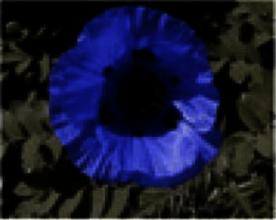
#> input picture file_1.png_.jpeg, 276 x 220 px, given in place of image9.jpg, which was not available
$ python CVD_Compensation_algo.py
#> lines starting #> are read from the running program, lines starting #| are printed output that depends on the picture; long printed decimals are rounded; pictures that were not available may be replaced by others from this repository, and a replacement may not be noted
from os import listdir

import cv2 as cv
import files as files
import numpy as np
from PIL import Image
from matplotlib import pyplot as plt


def apply_gamma(v):
    if v <= 0.0031308:
        v_prime = v * 3294.6
    elif v > 0.0031308:
        v_prime = 255 * (1.055 * (v ** 0.41666) - 0.055)
    elif v < 0:
        v_prime = v * 3294.6
    return v_prime


def remove_gamma(v):
    if v <= 0.04045 * 255:
        v_prime = v / (255 * 12.92)
    elif v > 0.04045 * 255:
        v_prime = (((v / 255) + 0.055) / 1.055) ** 2.4
    return v_prime


t_rgb_xyz = np.array(
    [[0.4124564, 0.3575761, 0.1804375], [0.2126729, 0.7151522, 0.0721750], [0.0193339, 0.1191920, 0.9503041]])

t_xyz_lms = np.array([[0.4002, 0.7076, -0.0808], [-0.2263, 1.1653, 0.0457], [0, 0, 0.9182]])

t_rgb_lms = t_rgb_xyz.dot(t_xyz_lms)
t_lms_rgb = np.linalg.inv(t_rgb_lms)
T = t_xyz_lms.dot(t_rgb_xyz)
print(T)

blue_lms = T.dot([[0],[0],[1]])
# print(blue_lms)


white_lms = T.dot([[1],[1],[1]])
# print(white_lms)

q1 = ((blue_lms[0] * white_lms[2]) - (white_lms[0] * blue_lms[2])) / ((blue_lms[1] * white_lms[2]) - (white_lms[1] * blue_lms[2]))
print(q1)

q2 = ((blue_lms[0] * white_lms[1]) - (white_lms[0] * blue_lms[1])) / ((blue_lms[2] * white_lms[1]) - (white_lms[2] * blue_lms[1]))
print(q2)

t_sim = np.array([[0,1.05118294,-0.05116099],[0,1,0],[0,0,1]])

path = 'E:\\PycharmProjects\\CVD\\dataset_original_images\\dataset_original_images\\'
imagesList = listdir(path)
print(imagesList)

imagesList1 = imagesList[:10]
imagesList2 = imagesList[50:60]
print(imagesList2)

for everyimage in imagesList2:
    image_name = everyimage
    try_image = cv.imread(path + everyimage)
    image_array = np.array(try_image)
    image_array = np.asfarray(image_array)
    dimension = list()
    dimension = image_array.shape
    for i in range(dimension[0]):
        for j in range(dimension[1]):
            pixel_array = np.array(image_array[i][j])
            image_array = np.asfarray(image_array)
            np.resize(pixel_array, (3, 1))
            pixel_array = np.asfarray(pixel_array)
            for n in range(3):
                pixel_array[n] = remove_gamma(pixel_array[n])

            pixel_array = t_rgb_xyz.dot(pixel_array)
            pixel_array_o = pixel_array
            pixel_array = t_xyz_lms.dot(pixel_array)
            pixel_array = t_sim.dot(pixel_array)

            for x in range(3):
                if pixel_array[x] < 0:
                    pixel_array[x] = 0
                elif pixel_array[x] > 1:
                    pixel_array[x] = 1
            image_array[i][j] = pixel_array
    plt.imsave('file_{0}_.jpeg'.format(image_name), image_array)

    #with open('file_{0}_.jpeg'.format(image_name)):

#recolor
import math
from os import listdir
import matplotlib.pyplot as plt
import cv2 as cv

path = 'E:\\PycharmProjects\\CVD\\comprasion_data\\dataset_original_images\\dataset_original_images\\'
imagesList = listdir(path)
print(imagesList)

imagesList1 = imagesList[:10]
imagesList2 = imagesList[390:400]
print(imagesList2)

for everyimage in imagesList2:
    image_name = everyimage
    try_image = cv.imread(path + everyimage)
    image_array = np.array(try_image)
    image_array = np.asfarray(image_array)
    dimension = list()
    dimension = image_array.shape
    for i in range(dimension[0]):
        for j in range(dimension[1]):
            pixel_array = np.array(image_array[i][j])
            image_array = np.asfarray(image_array)
            np.resize(pixel_array, (3, 1))
            pixel_array = np.asfarray(pixel_array)
            for n in range(3):
                pixel_array[n] = remove_gamma(pixel_array[n])

            pixel_array = t_rgb_xyz.dot(pixel_array)
            pixel_array_o = pixel_array
            pixel_array = t_xyz_lms.dot(pixel_array)
            pixel_array = t_sim.dot(pixel_array)
            pixel_array_s = pixel_array
            E_x = abs(pixel_array_o[0] - pixel_array_s[0])
            E_z = abs(pixel_array_o[2] - pixel_array_s[2])
            theta_o = math.atan(pixel_array_o[2] / pixel_array_o[0])
            theta_s = math.atan(pixel_array_s[2] / pixel_array_s[0])
            phi = abs(theta_o - theta_s)
            s, c = np.sin(phi), np.cos(phi)
            t_rotation = np.array([[s, c], [c, -s]])
            E = np.array([[E_x], [E_z]])
            E_bar = t_rotation.dot(E)
            pixel_array_s[0] = pixel_array_o[0] + E_bar[0][0]
            pixel_array_s[1] = pixel_array_o[1]
            pixel_array_s[2] = pixel_array_o[2] + E_bar[0][0] + E_bar[1][0]
            pixel_array_s = t_lms_rgb.dot(pixel_array_s)
            for x in range(3):
                if pixel_array_s[x] < 0:
                    pixel_array_s[x] = 0
                elif pixel_array_s[x] > 1:
                    pixel_array_s[x] = 1
            image_array[i][j] = pixel_array_s
    plt.imsave('recoloured_{0}'.format(image_name), image_array)

    with open('recoloured_{0}'.format(image_name)):

        files.download('recoloured_{0}'.format(image_name))
# xyz values of image as perceived by the color blind
from PIL import Image
import matplotlib.pyplot as plt
import matplotlib.image as mpimg
i = "E:\\PycharmProjects\\CVD\\comprasion_data\\dataset_original_images\\dataset_original_images\\image9.jpg"
test_image1 = Image.open(i)
#> test_image1 is the input picture: PIL image 276x220 RGB; mean R, G, B 20.5, 22.1, 48.7
image_array1 = np.array(test_image1)
image_array1 = np.asfarray(image_array1)
dimension1 = list()
dimension1 = image_array1.shape
#> dimension1 = (220, 276, 3)

plt.imshow(mpimg.imread(i))

for i in range(dimension1[0]):
    for j in range(dimension1[1]):
        pixel_array1 = np.array(image_array1[i][j])
        image_array1 = np.asfarray(image_array1)
        np.resize(pixel_array1, (3, 1))
        pixel_array1 = np.asfarray(pixel_array1)
        for n in range(3):
            pixel_array1[n] = remove_gamma(pixel_array1[n])

        pixel_array1 = t_rgb_xyz.dot(pixel_array1)
        pixel_array1 = t_xyz_lms.dot(pixel_array1)
        pixel_array1 = t_sim.dot(pixel_array1)
        for x in range(3):
            if pixel_array1[x] < 0:
                pixel_array1[x] = 1 - pixel_array1[x]
        image_array1[i][j] = pixel_array1
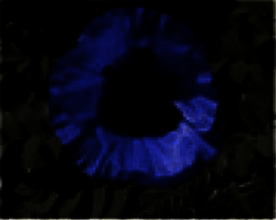
#> image_array1: shape (220, 276, 3) float64; mean R, G, B 0.0182, 0.0207, 0.07

print(image_array1[0][0])
#| [0.05613 0.05613 0.05612]
plt.imshow(image_array1, interpolation='nearest')
plt.show()
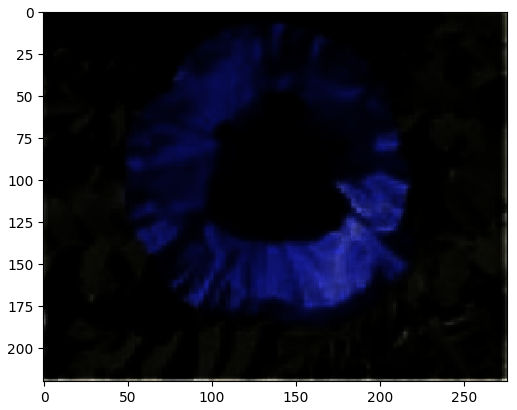
#> figure drawn by matplotlib, 1 panel
# xyz values as perceived by normal people

import numpy as np
from PIL import Image
import matplotlib.pyplot as plt
import math

i = 'E:\\PycharmProjects\\CVD\\comprasion_data\\dataset_original_images\\dataset_original_images\\image9.jpg'
test_image2 = Image.open(i)
image_array2 = np.array(test_image2)
image_array2 = np.asfarray(image_array2)
dimension2 = list()
dimension2 = image_array2.shape

# plt.imshow(mpimg.imread(i))


for i in range(dimension2[0]):
    for j in range(dimension2[1]):
        pixel_array2 = np.array(image_array2[i][j])
        image_array2 = np.asfarray(image_array2)
        np.resize(pixel_array2, (3, 1))
        pixel_array2 = np.asfarray(pixel_array2)
        # if(pixel_array2[2]<=pixel_array2[0]/1.5 and pixel_array2[1]<=pixel_array2[0]/1.5):
        for n in range(3):
            pixel_array2[n] = remove_gamma(pixel_array2[n])

        pixel_array2 = t_rgb_xyz.dot(pixel_array2)
        pixel_array2_o = pixel_array2

        pixel_array2 = t_xyz_lms.dot(pixel_array2)
        pixel_array2 = t_sim.dot(pixel_array2)
        pixel_array2_s = pixel_array2
        E_x = abs(pixel_array2_o[0] - pixel_array2_s[0])
        E_z = abs(pixel_array2_o[2] - pixel_array2_s[2])
        theta_o = math.atan(pixel_array2_o[2] / pixel_array2_o[0])
        theta_s = math.atan(pixel_array2_s[2] / pixel_array2_s[0])
        phi = abs(theta_o - theta_s)
        s, c = np.sin(phi), np.cos(phi)
        t_rotation = np.array([[s, c], [c, -s]])
        E = np.array([[E_x], [E_z]])
        E_bar = t_rotation.dot(E)
        pixel_array2_s[0] = pixel_array2_o[0] + E_bar[0][0]
        pixel_array2_s[1] = pixel_array2_o[1]
        pixel_array2_s[2] = pixel_array2_o[2] + E_bar[0][0] + E_bar[1][0]
        pixel_array2_s = t_lms_rgb.dot(pixel_array2_s)
        # for n in range(3):
        # pixel_array2_s[n] = apply_gamma(pixel_array2_s[n])
        image_array2[i][j] = pixel_array2_s
#> image_array2: shape (220, 276, 3) float64; 8.95% of the values are NaN or infinite; the others: min -0.00159, max 1.18, mean 0.068

print(image_array2[0][0])
#| [0.08463 0.05781 0.07021]
plt.imshow(image_array2, interpolation='nearest')
plt.show()

$ run again, on file_13.png_.jpeg
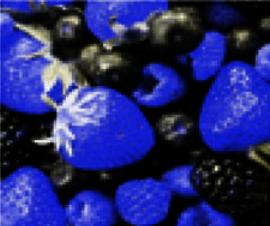
#> input picture file_13.png_.jpeg, 270 x 226 px, given in place of image9.jpg, which was not available
#> test_image1 is the input picture: PIL image 270x226 RGB; mean R, G, B 36.3, 40, 112.7
#> after the loop `for i in range(dimension1[0]):`:
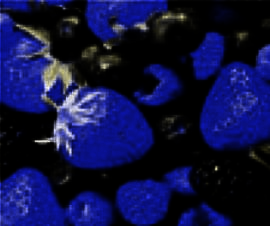
#> image_array1: shape (226, 270, 3) float64; mean R, G, B 0.0615, 0.0716, 0.269
#| [0.1601 0.194 0.8572]
#> `plt.show()`:
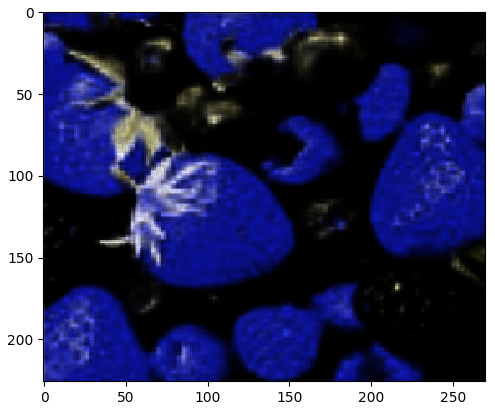
#> figure drawn by matplotlib, 1 panel
#| [0.7624 0.1385  1.267]

$ run again, on file_14.png_.jpeg
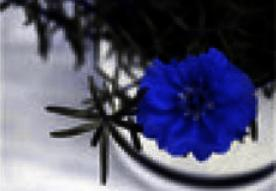
#> input picture file_14.png_.jpeg, 276 x 191 px, given in place of image9.jpg, which was not available
#> test_image1 is the input picture: PIL image 276x191 RGB; mean R, G, B 85.8, 86.9, 111
#> after the loop `for i in range(dimension1[0]):`:
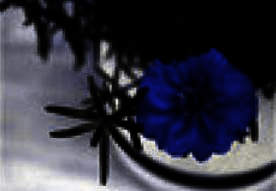
#> image_array1: shape (191, 276, 3) float64; mean R, G, B 0.209, 0.211, 0.258
#| [0.2417 0.244 0.2888]
#> `plt.show()`:
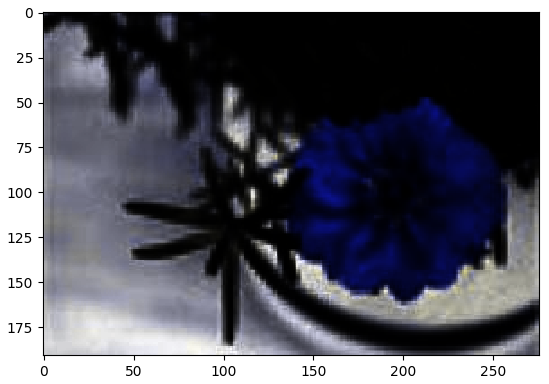
#> figure drawn by matplotlib, 1 panel
#| [0.4104  0.2498 0.356]
